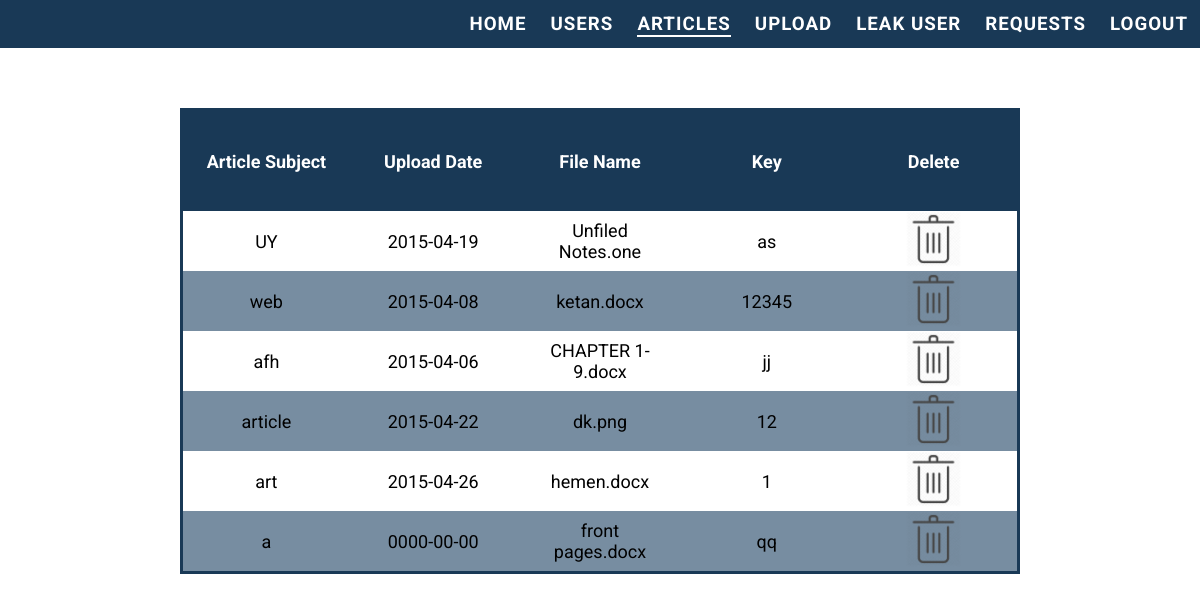
The app's page /admin/m_arti.php (signed in) with its own data.
### tables this page shows
CREATE TABLE IF NOT EXISTS `presentation` (
  `subject` varchar(50) NOT NULL,
  `Topic` text NOT NULL,
  `fname` varchar(100) NOT NULL,
  `time` date NOT NULL,
  `sendto` varchar(50) NOT NULL
);

### admin/m_arti.php (the view, shortened to what this page needs)
<!DOCTYPE html>
<html lang="en">
<head>
	<link rel="stylesheet" href="stylesheet.css" type="text/css" />
	<link rel="stylesheet" href="../stylesheet.css" type="text/css" />
</head>
<body>
	<nav>
        <h3><a href="admin.php">HOME</a></h3>
		<h3><a href="m_user.php">USERS</a></h3>
		<h3><a href="m_arti.php" class="admin-active-nav">ARTICLES</a></h3>
        <h3><a href="upload.php">UPLOAD</a></h3>
		<h3><a href="leakfile.php">LEAK USER</a></h3>
        <h3><a href="sendkey.php">REQUESTS</a></h3>
        <h3><a href="logout.php">LOGOUT</a></h3>
    </nav>
	<table>
		<thead>
			<th>Article Subject</th>
			<th>Upload Date</th>
			<th>File Name</th>
			<th>Key</th>
			<th>Delete</a></th>
		</thead>
		<tbody>
		<?php
			require("config.php");
				$con = mysqli_connect("localhost","root",$dbPass);
				if (!$con)
					echo('Could not connect: ' . mysqli_error());
				else
				{
					mysqli_select_db( $con,"dataleakage");
					$sql = 'SELECT * FROM presentation';
					$retval = mysqli_query(  $con,$sql );
					while($row = mysqli_fetch_assoc($retval))
					{
						echo
						"<tr>
							<td> {$row['subject']} </td> " .
							"<td> {$row['time']} </td> " .
							"<td> {$row['fname']} </td> " .
							"<td> {$row['Topic']} </td> " .
							"<td><a href='m_article.php?id=". "{$row['subject']}'><img src='../img/delete.png' alt='delete' /></a>" ."</td>
							</tr>";
					}
				}
		?>
		</tbody>
</table>
</body>
</html>

### admin/stylesheet.css (style rules this page uses)
.admin-active-nav { border-bottom: 2px solid white; }
table { display: flex; justify-content: center; align-items: center; flex-direction: column; border: 3px solid #193956; max-width: 70vw; margin: 5% auto !important; }
thead, tbody, tr { width: 100%; }
tbody { display: flex; flex-direction: column; }
tr { display: flex; justify-content: space-around; text-align: center; align-items: center; font-size: large; }
tr:nth-child(even) { background: #778da1; }
tr img { height: 3.5rem; }
thead { background: #193956; color: white; padding: 3% 0; font-size: large; }
td, th { width: 120px; text-align: center; min-height: 50px; display: flex; justify-content: center; align-items: center; }

### stylesheet.css (style rules this page uses)
* { margin:0; padding:0; box-sizing: border-box; font-family: 'Roboto', sans-serif; }
body { min-height:100vh; }
nav { background: #193956; display:flex; justify-content: flex-end; height:3rem; color:white; }
nav h3 { margin: auto 1%; }
nav h3 a { text-decoration: none; color:white; letter-spacing: 1px; }

### records on screen
presentation: subject "UY", time "2015-04-19", fname "Unfiled Notes.one", Topic "as"
presentation: subject "web", time "2015-04-08", fname "ketan.docx", Topic "12345"
presentation: subject "afh", time "2015-04-06", fname "CHAPTER 1-9.docx", Topic "jj"
presentation: subject "article", time "2015-04-22", fname "dk.png", Topic "12"
presentation: subject "art", time "2015-04-26", fname "hemen.docx", Topic "1"
presentation: subject "a", time "0000-00-00", fname "front pages.docx", Topic "qq"
